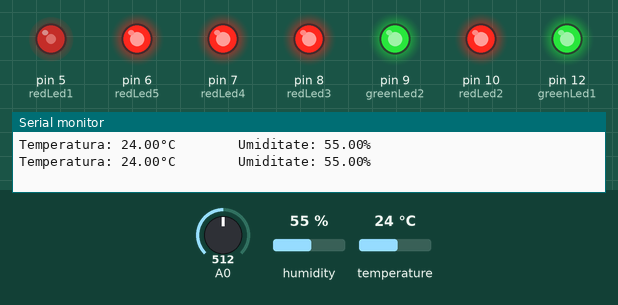
Simulated run of this sketch. Board: Arduino Uno, built with avr-gcc and run on an emulated ATmega328P. Parts: output pins drawn as LEDs (lit = HIGH), the last lines printed to the serial monitor. The test bench sets the inputs (shaded band); at power-on: A0 = 512, humidity 55 %, temperature 24 °C.

Above: at 3.8 s.
3.9 s: A0 set to 586
7.8 s: A0 set to 607
At 10.5 s:
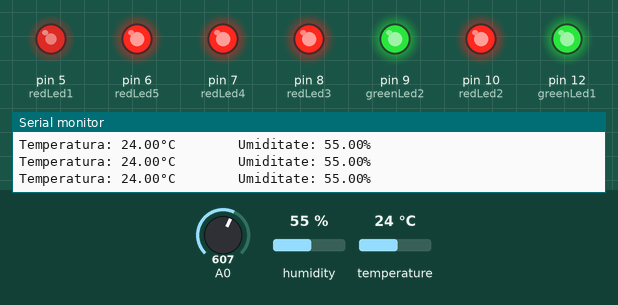
11.7 s: A0 set to 789
15.6 s: A0 set to 813
At 18.9 s:
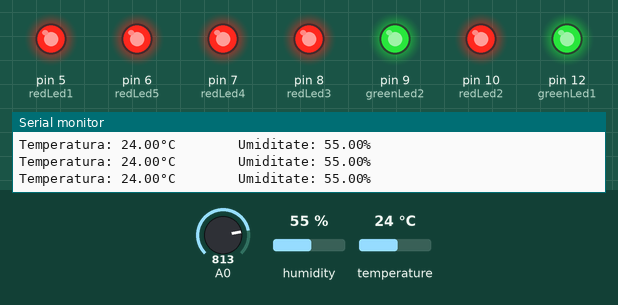
19.6 s: A0 set to 140
At 22.1 s:
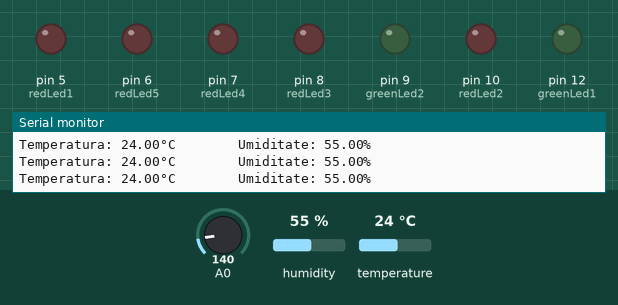
23.5 s: A0 set to 265
At 25.3 s:
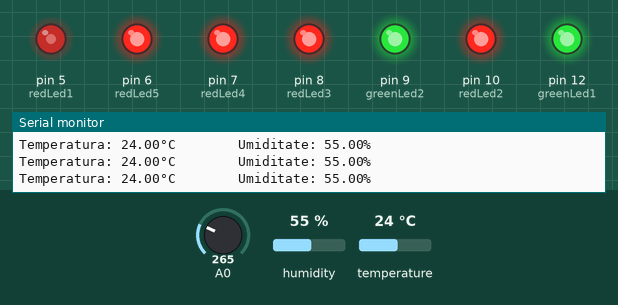
Timing chart, 0 to 26.8 s (numbered marks = the images above; inputs shaded):
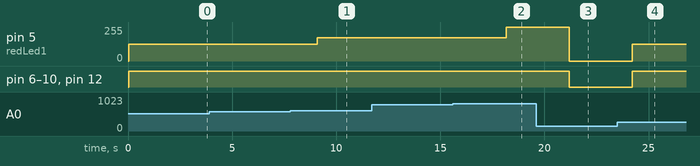

Measured:
- the behaviour switches between 599 and 600 on A0 (found by bisection; images 0 and 1)
- the behaviour switches between 799 and 800 on A0 (found by bisection; images 1 and 2)
- after the input at 7.8 s, pin 5 (redLed1): 125/255 → 175/255 after 1.3 s
- after the input at 15.6 s, pin 5 (redLed1): 175/255 → 255/255 after 2.6 s
- after the input at 19.6 s, pin 5 (redLed1): 255/255 → 0/255 after 1.6 s; pin 6 (redLed5), pin 7 (redLed4), pin 8 (redLed3), pin 9 (greenLed2), pin 10 (redLed2), pin 12 (greenLed1): HIGH → LOW after 1.6 s
- after the input at 23.5 s, pin 5 (redLed1): 0/255 → 125/255 after 0.72 s; pin 6 (redLed5), pin 7 (redLed4), pin 8 (redLed3), pin 9 (greenLed2), pin 10 (redLed2), pin 12 (greenLed1): LOW → HIGH after 0.72 s

The sketch:

arduino.ino
```cpp
//include biblioteca dht.h pentru a putea utiliza sensorul de umiditate si temperatura
#include <dht.h>
//creeam o variabila de tip DHT
dht DHT;
//folosim un define pt pin-ul la care e legat sensorul de temperatura
#define DHT11_PIN 11

//declaram un int pt a salva valoarea rezultata din intensitatea luminii
unsigned int AnalogValue;
//pastram un contor care va avea valori intre 0 si 255
unsigned int Luminiozitate = 0;

const int greenLed1 = 12;
const int redLed2 = 10;
const int greenLed2 = 9 ;
const int redLed3 = 8;
const int redLed4 = 7;
const int redLed5 = 6;
const int redLed1 = 5;


void setup() {
  // put your setup code here, to run once:
     Serial.begin(9600);
     pinMode(redLed1,OUTPUT);
     pinMode(redLed2,OUTPUT);
     pinMode(redLed3,OUTPUT);
     pinMode(redLed4,OUTPUT);
     pinMode(redLed5,OUTPUT);

     pinMode(greenLed1,OUTPUT);
     pinMode(greenLed2,OUTPUT);
     //pinMode(buttonPin, INPUT);

}

void loop() {
  //buttonState = digitalRead(buttonPin);

  //initializam biblioteca DHT
  int canalSenzor = DHT.read11(DHT11_PIN);
  Serial.print("Temperatura: ");
  Serial.print(DHT.temperature);//afisam temperatura
  Serial.print("°C        ");
  Serial.print("Umiditate: ");//afisam umiditatea
  Serial.print(DHT.humidity);
  Serial.print("%");
  Serial.println("");

  //In functie de luminiozitatea de afara vom
  //regla nivelul de iluminare a beculetelor
  AnalogValue = intensitateLumina();
  Luminiozitate = AnalogValue/4;

  if((AnalogValue/4)>255)
      Luminiozitate = 255;

   if(Luminiozitate > 50){
    if(Luminiozitate < 150 ){
      analogWrite(redLed1,125);
      analogWrite(redLed2,125);
      analogWrite(redLed3,125);
      analogWrite(redLed4,125);
      analogWrite(redLed5,125);
      analogWrite(greenLed1,125);
      analogWrite(greenLed2,125);
    }
    else if(Luminiozitate < 200){
      analogWrite(redLed1,175);
      analogWrite(redLed2,175);
      analogWrite(redLed3,175);
      analogWrite(redLed4,175);
      analogWrite(redLed5,175);
      analogWrite(greenLed1,175);
      analogWrite(greenLed2,175);
    }
    else if(Luminiozitate < 255)
      analogWrite(redLed1,255);
      analogWrite(redLed2,255);
      analogWrite(redLed3,255);
      analogWrite(redLed4,255);
      analogWrite(redLed5,255);
      analogWrite(greenLed1,255);
      analogWrite(greenLed2,255);
   }
   else{
     analogWrite(redLed1,LOW);
     analogWrite(redLed2,LOW);
     analogWrite(redLed3,LOW);
     analogWrite(redLed4,LOW);
     analogWrite(redLed5,LOW);
     analogWrite(greenLed1,LOW);
     analogWrite(greenLed2,LOW);
   }


  //Serial.print("    Lumina:"); //afisam intensitatea luminii
  //Serial.print(numarLuminiozitate);
  //Serial.println("");

  delay(3000);

}

//functie care returneaza valoarea luminii
int intensitateLumina(){
  unsigned int AnalogValue;
  AnalogValue = analogRead(A0);//citim valoarea primita prin portul A0
  return AnalogValue;

}
```
